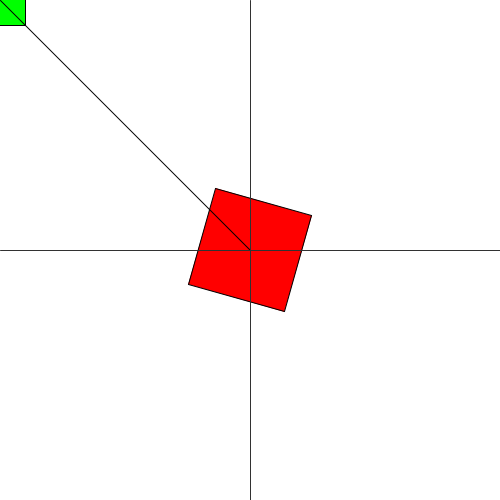
Frame 1 (no input)
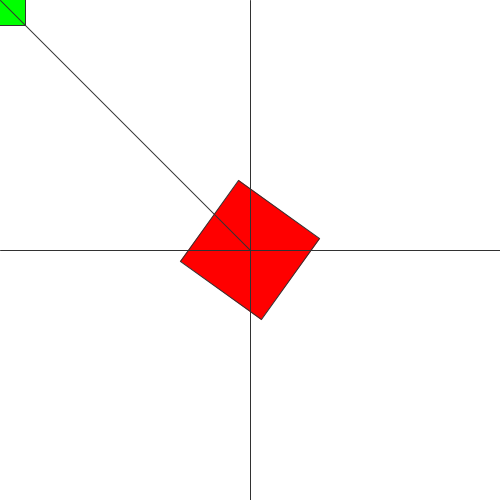
Frame 60 (the mouse pressed at the canvas centre just before this capture)
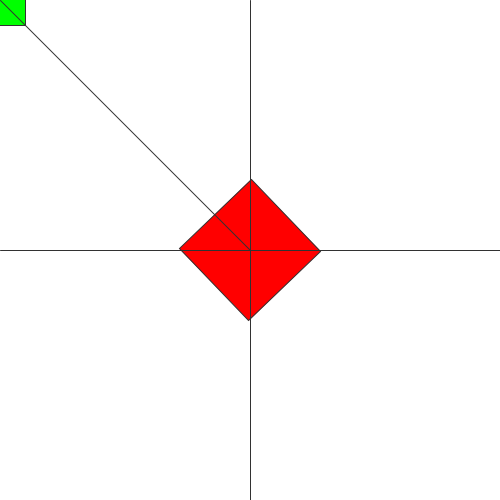
Frame 120 (the mouse held since frame 60 and released just before this capture)

The Processing sketch that drew these frames (run headless with seeded random() and noise(); from frame 60 on, the mouse is pressed at the canvas centre):

// Processing sketch: rotacion_Push_Pop_Matrix_02
// ── rotacion_Push_Pop_Matrix_02.pde
/*
Ejemplo Push-Pop Matrix
Francisco Zamorano, 2018
*/
void setup() {
  size(500, 500);
  rectMode(CENTER);
}

void draw() {
  background(255);

  fill(0, 255, 0);
  rect(0, 0, 50, 50); //cuadrado en la esquina, no rota

  //las funciones de Push-PopMatrix hacen que la rotacion solo afecte lo que este entremedio de ellas
  pushMatrix();//Empieza Aca
  translate(width/2, height/2); //trasladamos la matriz a donde actualmente esta la mitad del canvas
  //rotate(radians(30)); //rotamos 30 grados. Ojo que rotate() solo acepta radianes, por eso convertimos usando funcion radians()
  //rotate(radians(mouseY));  //activar esto para rotar con el mouse
  rotate(radians(millis()/10));  //activar esto para rotar automaticamente
  
  fill(255, 0, 0);
  rect(0, 0, 100, 100); //dibujamos la cosa
  popMatrix();//Transformaciones terminan aca y volvemos a la normalidad

  line(0, 0, width/2, height/2);
  stroke(50);
  line(width/2, 0, width/2, height);
  line(0, height/2, width, height/2);
}
